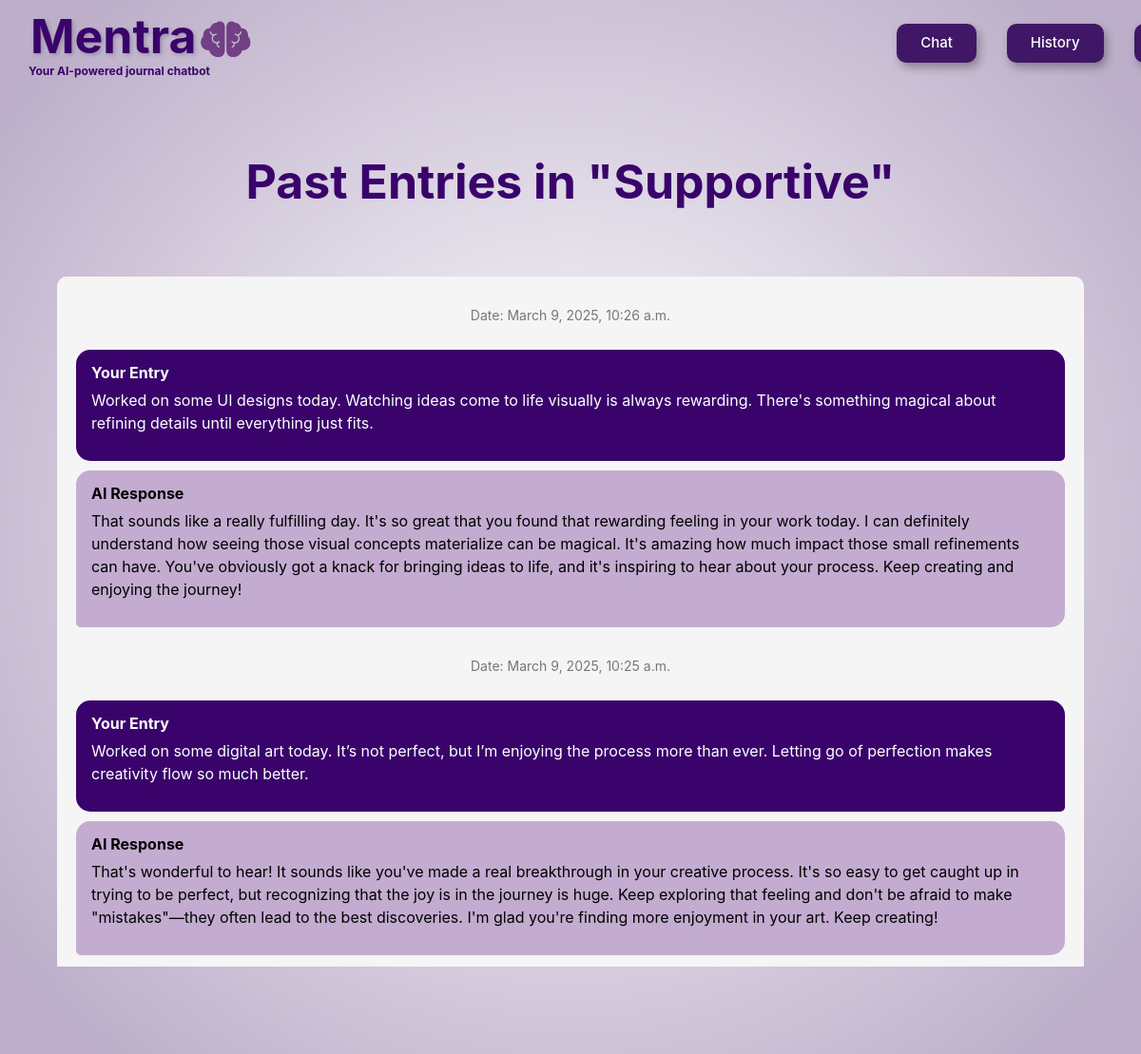
Screenshot of /past_entries/1/ (signed in) with the database file from the repository.
### application/models.py (models this page shows, shortened)
class Category(models.Model):
    category_name = models.CharField(max_length=30, default="")
    category_description = models.CharField(max_length=1000, default="")
    icon_url = models.CharField(max_length=1000, default="")
    mascot_url = models.CharField(max_length=1000, default="")

class JournalLog(models.Model):
    input = models.CharField(max_length=1000)
    output = models.CharField(max_length=3000)
    category = models.ForeignKey(Category, on_delete=models.CASCADE, blank=True, null=True, related_name="log_category")
    date_time = models.DateTimeField()
    owner = models.ForeignKey(User, on_delete=models.CASCADE, blank=True, null=True, related_name="log_user")

### application/views.py (the view)
# urls.py: path("past_entries/<int:category_id>/", views.past_entries, name="past_entries"),
def past_entries(request, category_id):
    category_data = get_object_or_404(Category, id=category_id)
    sorted_journal_entries = JournalLog.objects.filter(
        category=category_data,
        owner=request.user
    ).order_by('-date_time')
    return render(request, "application/history-render.html", {
        "category": category_data,
        "journal_entries": sorted_journal_entries
    })

### application/templates/application/history-render.html
{% extends "application/layout.html" %}
{% block body %}
    <div>
        <h3 class="history-title text-center">Past Entries in "{{ category.category_name }}"</h3>
        <div class="journal-entry-container">
            {% for entry in journal_entries %}
            <div class="journal-entry">
                <p class="journal-date">Date: {{ entry.date_time }}</p>
                <div class="journal-entry-section-input">
                    <p class="journal-entry-title">Your Entry</p>
                    <p class="journal-entry-text">{{ entry.input }}</p>
                </div>
                <div class="journal-entry-section-output">
                    <p class="journal-entry-title">AI Response</p>
                    <p class="journal-entry-text">{{ entry.output }}</p>
                </div>
            </div>
            {% empty %}
                <p class="text-center">No entries found in this category.</p>
            {% endfor %}
        </div>
        <div class="text-center mt-3">
            <a class="btn btn-purple" href="{% url 'history_render_category' %}">Select Another Category</a>
        </div>
    </div>
{% endblock %}

### application/static/application/styles.css (style rules this page uses)
:root { --primary-color: rgb(57, 3, 107); --secondary-color: rgb(128, 71, 182); }
html, body { min-height: 100vh; margin: 0; padding: 0; overflow: auto; background: radial-gradient(circle, white, rgb(189, 175, 202) 90%); }
.btn-purple { background-color: rgb(64, 23, 102) !important; color: #ffffff !important; font-size: 15px !important; padding-block: 10px; padding-left: 15px; padding-right: 15px; border-radius: 10px; margin-bottom: 20px; box-shadow: 3px 5px 10px rgba(0, 0, 0, 0.3); }
.history-title { font-size: 50px; color: rgb(57, 3, 107); font-weight: 700; margin-top: 50px; padding-bottom: 50px; }
.journal-entry-container { display: flex; flex-direction: column; gap: 20px; width: 90vw; margin: 20px auto; padding: 20px; background-color: #f5f5f5; border-radius: 10px; overflow-y: auto; }
.journal-entry { display: flex; flex-direction: column; gap: 10px; }
.journal-entry-section-input { align-self: flex-end; max-width: 75%; background-color: var(--primary-color); color: white; padding: 12px 16px; border-radius: 15px; border-bottom-right-radius: 5px; word-wrap: break-word; }
.journal-entry-section-output { align-self: flex-start; max-width: 75%; background-color: #c3acd0; color: black; padding: 12px 16px; border-radius: 15px; border-bottom-left-radius: 5px; word-wrap: break-word; }
.journal-date { text-align: center; font-size: 14px; color: #777; margin-top: 10px; }
.journal-entry-title { font-weight: bold; margin-bottom: 5px; }
.journal-entry-section-input { align-self: flex-end; max-width: 100%; background-color: var(--primary-color); color: white; padding: 12px 16px; border-radius: 15px; border-bottom-right-radius: 5px; word-wrap: break-word; }
.journal-entry-section-output { align-self: flex-start; max-width: 100%; background-color: #c3acd0; color: black; padding: 12px 16px; border-radius: 15px; border-bottom-left-radius: 5px; word-wrap: break-word; }

### rows the page displays
Category: category_name "Supportive"
JournalLog: date_time "March 9, 2025, 10:26 a.m.", input "Worked on some UI designs today. Watching ideas come to life visually is always rewarding. There's something magical about refining details until everything just fits.", output "That sounds like a really fulfilling day. It's so great that you found that rewarding feeling in your work today. I can definitely understand how seeing those visual concepts materialize can be magical. It's amazing how much impact those small refinements can have. You've obviously got a knack for bringing ideas to life, and it's inspiring to hear about your process. Keep creating and enjoying the journey!"
JournalLog: date_time "March 9, 2025, 10:25 a.m.", input "Worked on some digital art today. It’s not perfect, but I’m enjoying the process more than ever. Letting go of perfection makes creativity flow so much better.", output "That's wonderful to hear! It sounds like you've made a real breakthrough in your creative process. It's so easy to get caught up in trying to be perfect, but recognizing that the joy is in the journey is huge. Keep exploring that feeling and don't be afraid to make \"mistakes\"—they often lead to the best discoveries. I'm glad you're finding more enjoyment in your art. Keep creating!"
